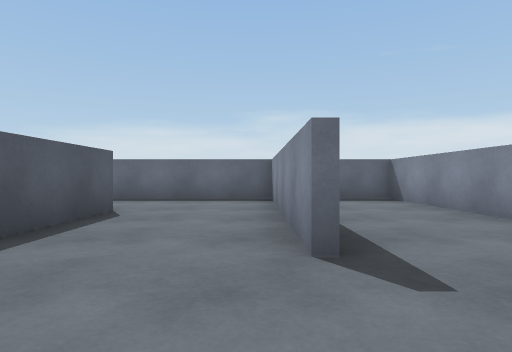
[1] (above)

13 first-person views from a walk through a 3-D level made in the Unity game engine. The camera is 0.58 m above the floor, looks level and sees 75° across. The floor is counted in squares, 1 m on a side. Each view is taken from the middle of a square. On the plan, view 1 faces up. The plan holds only what a view shows up to about 9 squares ahead; the rest is blank. The place goes on beyond the plan.

[2]
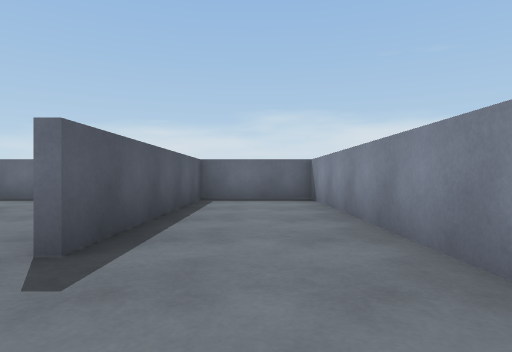

[3]
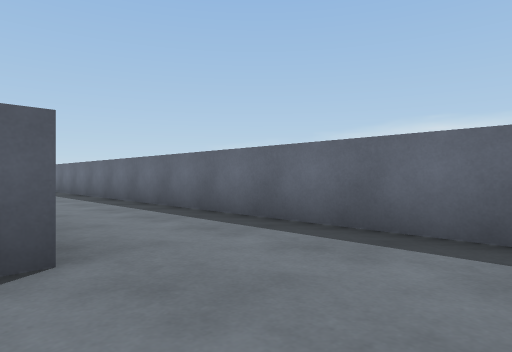

[4]
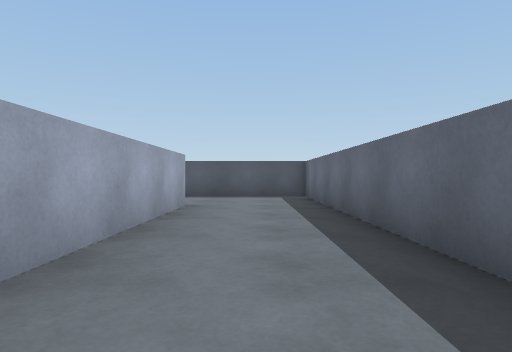

[5]
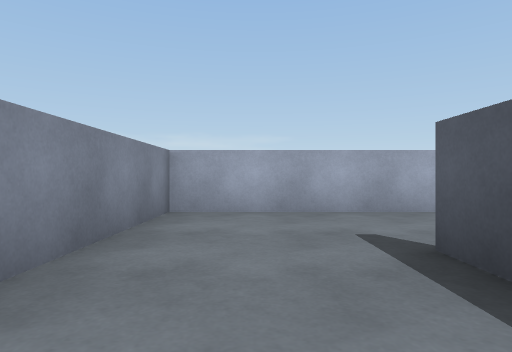

[6]
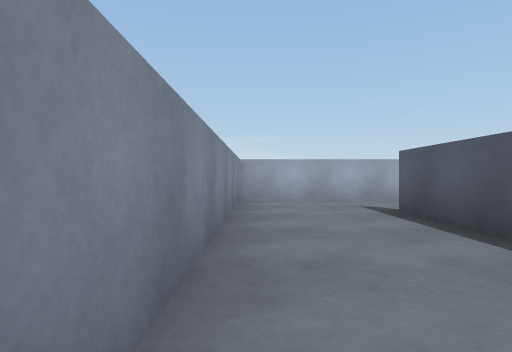

[7]
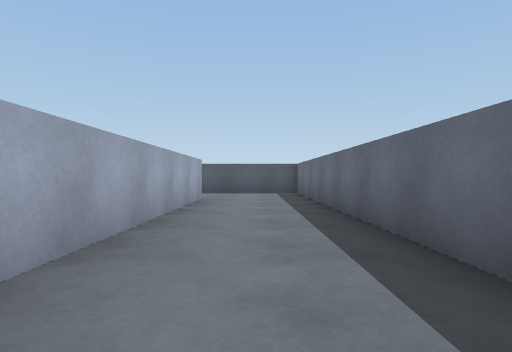

[8]
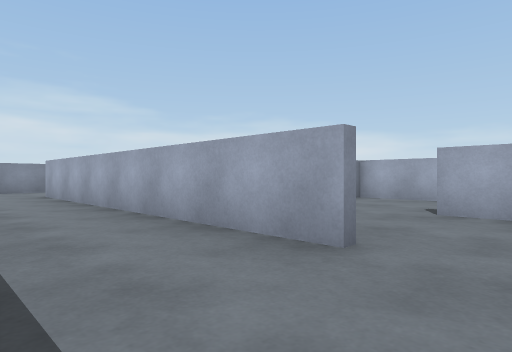

[9]
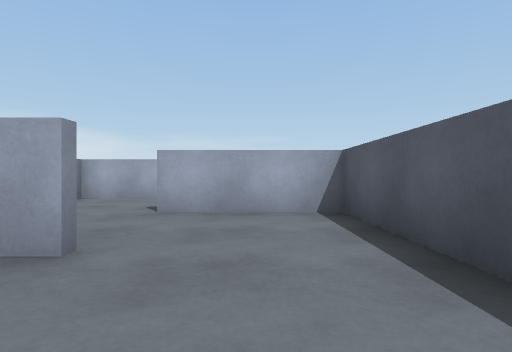

[10]
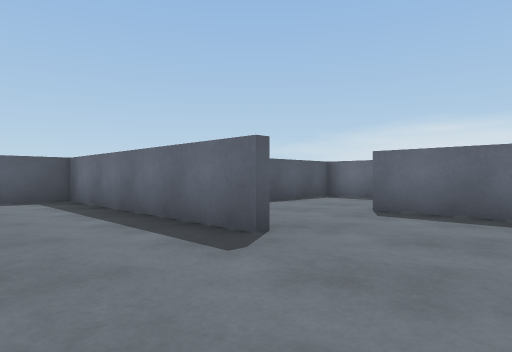

[11]
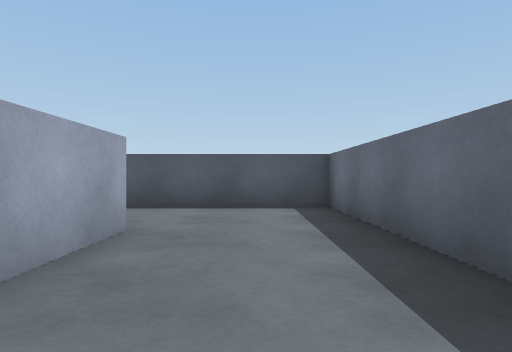

[12]
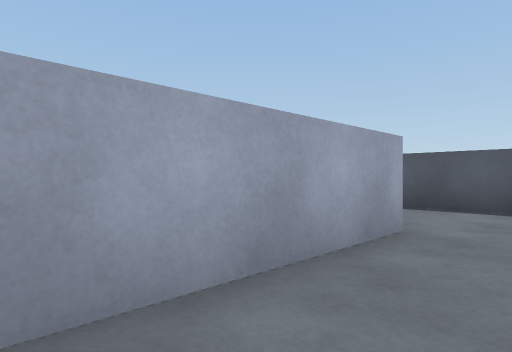

[13]
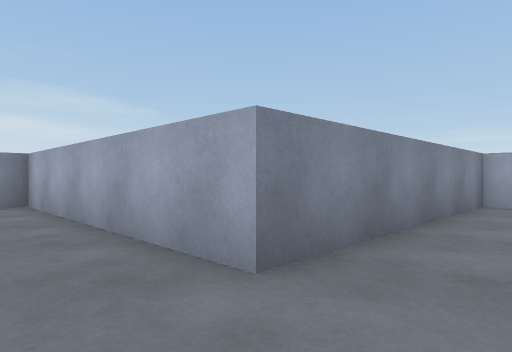

### Floor plan
Points are (right, up) in squares from view 1. A wall is a line through its corners. A room is listed if a view was taken in it or the views show most of it. See-through windows are left out.
Room 1 (views 1, 2, 3, 4, 5, 6, 7, 8, 9)
walls: (-2.4, 5.6) (-2.4, 3.1); (0.4, 2.4) (0.4, 8.4) (-14, 8.4); (-1, -0.4) (3.4, -0.4) (3.4, 8.4) (0.6, 8.4) (0.6, 2.4); (-11.6, 5.6) (-2.8, 5.6); (-14.4, 7.4) (-14.4, 5.5)
ways out: opening at (-12.5, 5) to room 2
Room 2 (views 10, 11, 12, 13)
walls: (-11.4, 2.4) (-17.4, 2.4) (-17.4, -1.5); (-14.4, 5.5) (-14.4, 2.6) (-11.4, 2.6); (-9.6, 5.4) (-11.6, 5.4); (-15.1, -6.4) (-14.6, -6.4) (-14.6, -0.4) (-8.6, -0.4) (-8.6, 0.1)
ways out: opening at (-12.5, 5) to room 1

Positions as (right, up) in squares from view 1, and headings:
1: (0, 0), facing up
2: (2, 0), facing up
3: (0, 5), facing up-left
4: (-5, 7), facing left
5: (2, 5), facing down
6: (3, 8), facing down
7: (-3, 7), facing left
8: (-13, 8), facing down-right
9: (-13, 8), facing down
10: (-9, 0), facing up-left
11: (-11, 1), facing left
12: (-11, 1), facing down-left
13: (-16, 1), facing down-right
